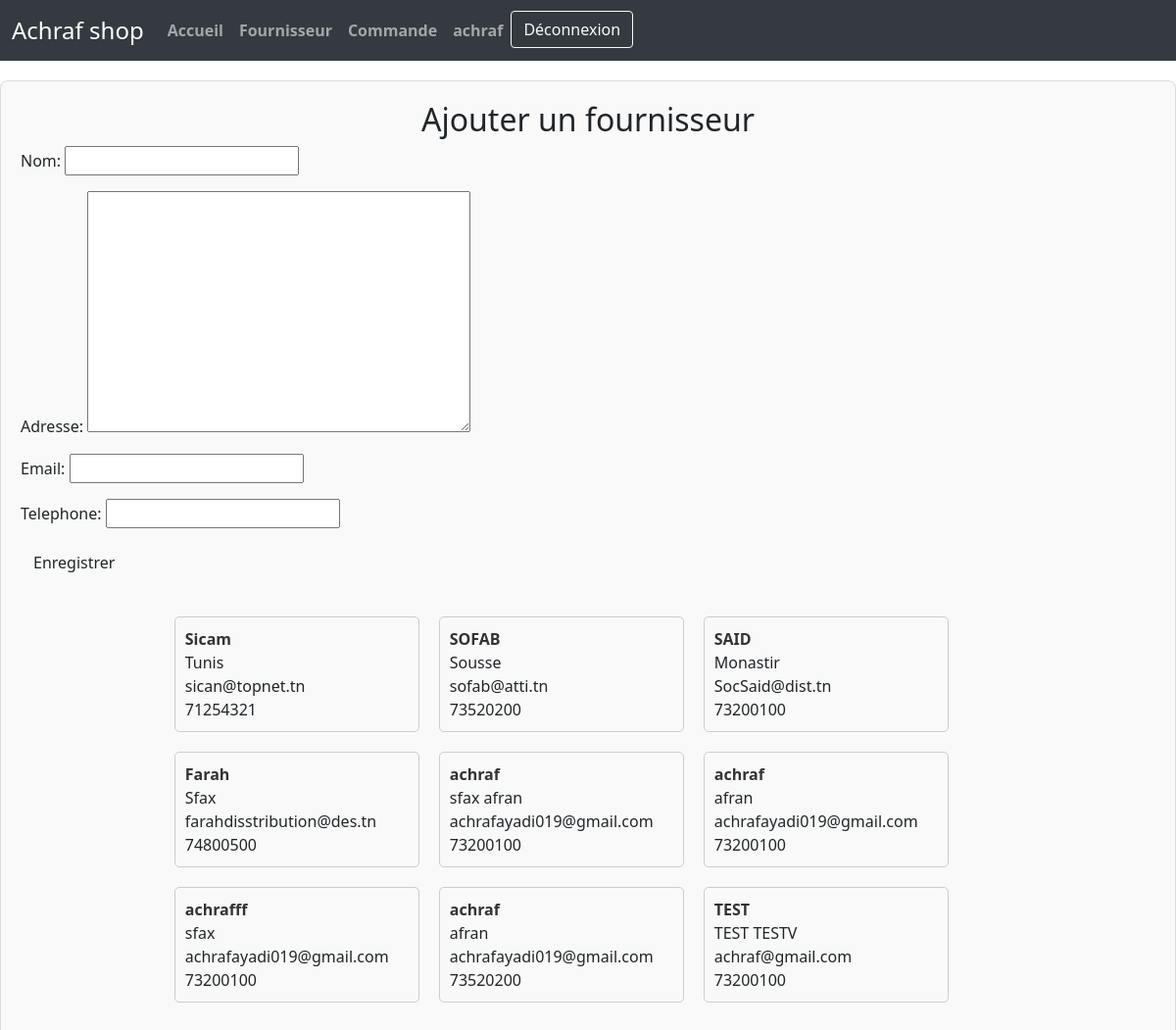
The app's page /magasin/nouvFournisseur/ (signed in) with its own data.
### magasin/models.py (models this page shows, shortened)
class Fournisseur(models.Model):
    nom=models.CharField(max_length=100)
    adresse=models.TextField()
    email=models.EmailField()
    telephone=models.CharField(max_length=8)

### magasin/views.py (the view)
# urls.py: path('nouvFournisseur/',views.nouveauFournisseur,name='nouveauFour'),
def nouveauFournisseur(request):
    if request.method == 'POST':
        form = FournisseurForm(request.POST)
        if form.is_valid():
            form.save()
            return redirect('nouveauFour')
    else:
        form = FournisseurForm()
    fournisseurs = Fournisseur.objects.all()
    return render(request, 'magasin/Fournisseur.html', {'form': form, 'fournisseurs': fournisseurs})

### magasin/forms.py
class FournisseurForm(ModelForm):
    class Meta :
        model=Fournisseur
        fields="__all__"

### magasin/templates/magasin/Fournisseur.html (shortened to what this page needs)
{% extends 'magasin/base.html' %}
{% block content %}
<div class="col-md-12 text-center">
  <h2>Ajouter un fournisseur</h2>
</div>
<form method='POST' class="post-form">
  {{ form.as_p }}
  <button type="submit" class="btn btn-default">Enregistrer</button>
</form>
<div class="container-fluid mt-3">
  <div class="row">
    <div id="fournisseurs" class="col-lg-9 mx-auto">
      <div class="row mx-auto">
        {% for fournisseur in fournisseurs %}
        <div id="{{ fournisseur.id }}">
          <div>
            <p><strong>{{ fournisseur.nom }}</strong></p>
            <p>{{ fournisseur.adresse }}</p>
            <p>{{ fournisseur.email }}</p>
            <p>{{ fournisseur.telephone }}</p>
          </div>
        </div>
        {% endfor %}
      </div>
    </div>
  </div>
</div>
{% endblock %}

### magasin/templates/magasin/base.html (shortened to what this page needs)
{% load static %}
<!DOCTYPE html>
<html lang="en">
<head>
    <link rel="stylesheet" type="text/css" media="screen" href="{% static 'css/base.css' %}">
    <link href="https://cdn.jsdelivr.net/npm/bootstrap@5.0.0-beta1/dist/css/bootstrap.min.css" rel="stylesheet">
</head>
<body>
    <nav class="navbar navbar-expand-lg navbar-dark">
        <div class="container-fluid">
            <a class="navbar-brand" href="{% url 'index' %}">Achraf shop</a>
            <div class="collapse navbar-collapse" id="navbarNav">
                <ul class="navbar-nav">
                    <li class="nav-item active">
                        <a class="nav-link" href="{% url 'index' %}">Accueil </a>
                    </li>
                    <li class="nav-item active">
                        <a class="nav-link" href="{% url 'nouveauFour' %}">Fournisseur </a>
                    </li>
                    <li class="nav-item active">
                        <a class="nav-link" href="{% url 'nouveauCmd' %}">Commande </a>
                    </li>
                </ul>
                <ul class="navbar-nav ml-auto">
                    {% if user.is_authenticated %}
                    <li class="nav-item active">
                        <a class="nav-link" href="#">{{user}}</a>
                    </li>
                    <li class="nav-item active">
                        <form method="post" action="{% url 'logout' %}">
                            <button class="btn btn-outline-light" type="submit">Déconnexion</button>
                        </form>
                    </li>
                    {% endif %}
                </ul>
            </div>
        </div>
    </nav>
    <div class="conteneur">
        {% block content %}{% endblock %}
    </div>
</body>
</html>

### magasin/templates/magasin/base.html (style rules this page uses)
.navbar { background-color: #343a40; }
.navbar-brand { color: #ffffff; font-size: 1.5rem; }
.navbar-nav .nav-link { color: #ffffff; font-weight: bold; transition: color 0.3s; }
.conteneur { max-width: 1200px; margin: 20px auto; padding: 20px; background-color: #f9f9f9; border: 1px solid #ddd; border-radius: 8px; box-shadow: 0 2px 4px rgba(0, 0, 0, 0.1); }
button { background-color: #343a40; }

### magasin/templates/magasin/Fournisseur.html (style rules this page uses)
#fournisseurs { margin-top: 20px; }
#fournisseurs .row { display: flex; flex-wrap: wrap; }
#fournisseurs .row > div { width: 250px; margin-right: 20px; margin-bottom: 20px; padding: 10px; border: 1px solid #ccc; border-radius: 5px; background-color: #f9f9f9; }
#fournisseurs .row > div p { margin: 0; }
#fournisseurs .row > div p strong { color: #333; }

### records on screen
Fournisseur: nom "Sicam", adresse "Tunis", email "sican@topnet.tn", telephone "71254321"
Fournisseur: nom "SOFAB", adresse "Sousse", email "sofab@atti.tn", telephone "73520200"
Fournisseur: nom "SAID", adresse "Monastir", email "SocSaid@dist.tn", telephone "73200100"
Fournisseur: nom "Farah", adresse "Sfax", email "farahdisstribution@des.tn", telephone "74800500"
Fournisseur: nom "achraf", adresse "sfax afran", email "achrafayadi019@gmail.com", telephone "73200100"
Fournisseur: nom "achraf", adresse "afran", email "achrafayadi019@gmail.com", telephone "73200100"
Fournisseur: nom "achrafff", adresse "sfax", email "achrafayadi019@gmail.com", telephone "73200100"
Fournisseur: nom "achraf", adresse "afran", email "achrafayadi019@gmail.com", telephone "73520200"
Fournisseur: nom "TEST", adresse "TEST TESTV", email "achraf@gmail.com", telephone "73200100"

### other values on screen
{{ user }} "achraf"
